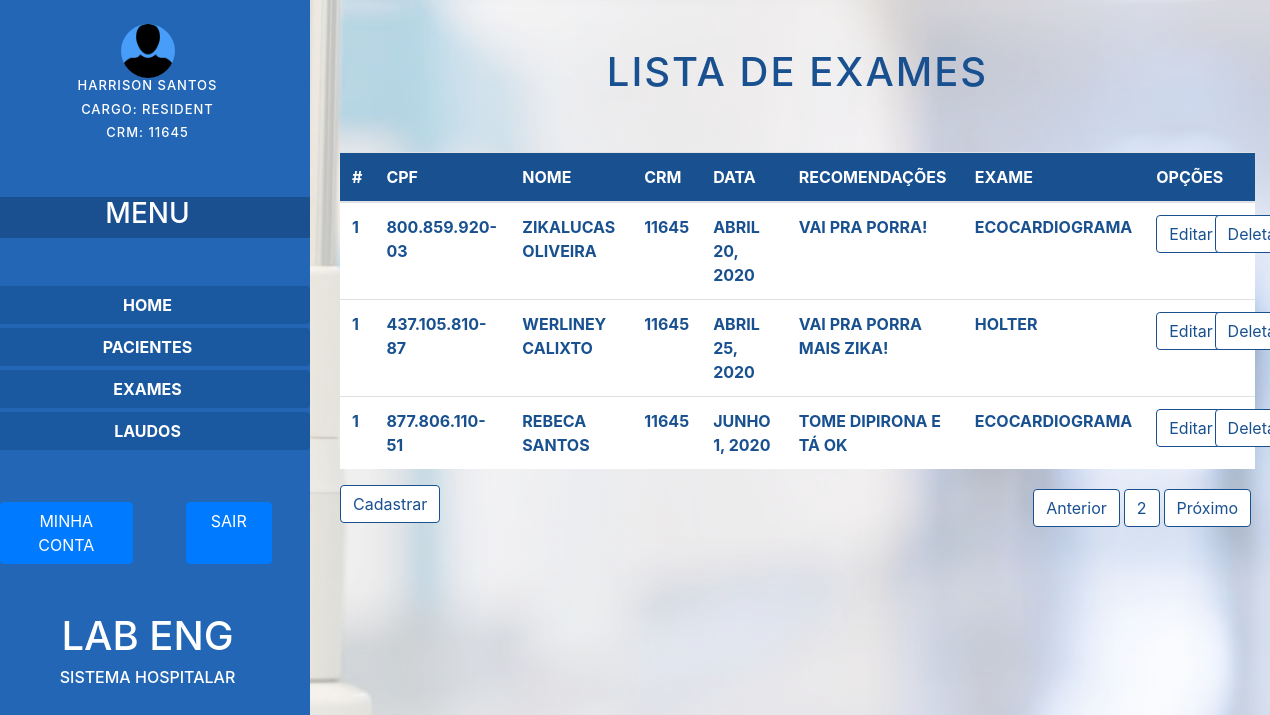
Screenshot of /listar/exames (signed in) with the database file from the repository.
### accounts/models.py (models this page shows)
class Medico(AbstractBaseUser, PermissionsMixin):
    OCCUPATION_CHOICES = [
        ('Resident', 'Resident'),
        ('Teacher', 'Teacher')
    ]
    crm = models.CharField(unique=True, max_length=15, null=True)
    email = models.EmailField(unique=True, max_length=60)
    first_name = models.CharField(max_length=100)
    last_name = models.CharField(max_length=100)
    date_joined = models.DateTimeField('date joined', default=timezone.now)
    occupation = models.CharField(max_length=10, choices=OCCUPATION_CHOICES, blank=False, null=True)
    is_staff = models.BooleanField('staff_status', default=False)#Pode se logar como admin
    is_active = models.BooleanField('user_active', default=True)
    is_trusty = models.BooleanField('trusty', default=False)#Diz se o usuário confirmou a conta
    USERNAME_FIELD  = 'email'
    REQUIRED_FIELDS = ['first_name', 'last_name']
    objects = MedicoManager()
    class Meta:
        ''
    def __str__(self):
        return self.first_name + " " +self.last_name

### exams/models.py (models this page shows)
class Exam(models.Model):
    EXAM_TYPE_CHOICES = [
        ('Ecocardiograma', 'Ecorcardiograma'),
        ('Electrocardiograma', 'Electrocardiograma'),
        ('Mapa', 'Mapa'),
        ('Holter', 'Holter')
    ]
    doctor = models.ForeignKey(get_user_model(), blank=False, null=False, on_delete=models.CASCADE)
    patient = models.ForeignKey('Patient', blank=False, null=False,on_delete=models.CASCADE)
    appointment_date = models.DateField(null=False)
    recommendations = models.CharField(max_length=300)
    exam_type = models.CharField(max_length=20, choices=EXAM_TYPE_CHOICES, blank=False, null=False)

class Patient(models.Model):
    SEX_CHOICES = [
        ('F', 'Feminino'),
        ('M', 'Masculino')
    ]
    ETHINICITY_CHOICES = [
        ('Preto', 'Preto'),
        ('Branco', 'Branco'),
        ('Pardo', 'Pardo'),
        ('Indio', 'Indio'),
        ('Amarelo', 'Amarelo')
    ]
    cpf = models.CharField(max_length=14, null=True)
    first_name = models.CharField(max_length=30, blank=False, null=False)
    last_name = models.CharField(max_length=30, blank=False, null=False)
    sex = models.CharField(max_length=1, choices=SEX_CHOICES, blank=False, null=False)
    birth_date = models.DateField(null=True)
    ethinicity = models.CharField(max_length=10, choices=ETHINICITY_CHOICES, blank=False, null=False)
    def __str__(self):
        return self.first_name + " " + self.last_name

### exams/views.py (the view)
# urls.py: path('listar/exames', listExams, name='listExams')
def listExams(request):
    exams = Exam.objects.all().filter(doctor=request.user)
    args = {'exams': exams}
    return render(request, 'listar_exames.html', args)

### exams/templates/listar_exames.html (shortened to what this page needs)
{% load static %}
<!doctype html>
<html lang="en">
<head>
    <link rel="stylesheet" href="https://stackpath.bootstrapcdn.com/bootstrap/4.3.1/css/bootstrap.min.css"
>
    <link rel="stylesheet" href="{% static 'css/estiloV2.css' %}">
</head>
<body>
    <div id="body-bg_image">
        <div class="row">
            <div id="coluna-esquerda" class="col-3">
                <div class="row">
                    <div id="avatar-area" class="col-12 d-flex justify-content-center pt-4">
                        <img id="avatar" src="{%static 'img/user-3-128x128.png' %}" alt="">
                    </div>
                </div>
                <div class="row">
                    <div id="area-nome" class="col-12 d-flex justify-content-center info_user">
                        <h4 id="nome">{{ request.user }}</h4>
                    </div>
                </div>
                <div class="row">
                    <div id="area-funcao" class="col-12 d-flex justify-content-center info_user">
                        <h6 id="funcao">Cargo: {{request.user.occupation}}</h6>
                    </div>
                </div>
                <div class="row">
                    <div id="area-crm" class="col-12 d-flex justify-content-center info_user">
                        <h6 id="crm">CRM: {{request.user.crm}}</h6>
                    </div>
                </div>
                <div class="row mt-5 mb-5">
                    <div id="area-titulo-menu" class="col-12 d-flex justify-content-center">
                        <h3>menu</h3>
                    </div>
                </div>
                <div class="row mb-1">
                    <a href="{% url 'home' %}" class="col-12 btn btn_col_esq">home</a>
                </div>
                <div class="row mb-1">
                    <a href="{% url 'listPatients' %}" class="col-12 btn btn_col_esq">pacientes</a>
                </div>
                <div class="row mb-1">
                    <a href="{% url 'listExams' %}" class="col-12 btn btn_col_esq">exames</a>
                </div>
                <div class="row mb-5">
                    <button type="button" class="col-12 btn btn_col_esq">laudos</button>
                </div>
                <div id="area-opc" class="row mt-5">
                    <div class="col-md-6 d-flex justify-content-center mt-1">
                        <button type="button" class="btn btn-primary text-white text-uppercase">minha conta</button>
                    </div>
                    <div class="col-md-6 d-flex justify-content-center mt-1">
                        <a href=" {% url 'exit_user'%}"
                            class="btn btn-primary pl-4 pr-4 text-white text-uppercase">sair</a>
                    </div>
                </div>
                <div class="row mt-5 d-flex justify-content-center text-white text-uppercase">
                    <h1 class="">lab eng</h1>
                </div>
                <div class="row d-flex justify-content-center mb-5 text-white text-uppercase">
                    <h6>sistema hospitalar</h6>
                </div>
            </div>
            <div id="coluna-direita" class="col-9">
                <div class="container">
                    <div class="row">
                        <div class="col-12 d-flex justify-content-center p-5">
                            <h1>Lista de Exames</h1>
                        </div>
                    </div>
                    <div class="row">
                        <div class="col-12">
                            <table class="table">
                                <thead>
                                    <tr>
                                        <th scope="col">#</th>
                                        <th scope="col">CPF</th>
                                        <th scope="col">NOME</th>
                                        <th scope="col">CRM</th>
                                        <th scope="col">DATA</th>
                                        <th scope="col">RECOMENDAÇÕES</th>
                                        <th scope="col">EXAME</th>
                                        <th scope="col">OPÇÕES</th>
                                    </tr>
                                </thead>
                                <tbody>
                                    {% for exam in exams %}
                                    <tr>
                                        <td>1</td>
                                        <td>{{ exam.patient.cpf }}</td>
                                        <td>{{ exam.patient }}</td>
                                        <td>{{ exam.doctor.crm }}</td>
                                        <td>{{ exam.appointment_date }}</td>
                                        <td>{{ exam.recommendations }}</td>
                                        <td>{{ exam.exam_type }}</td>
                                        <td>
                                            <div class="row">
                                                <div class="col-lg-6">
                                                    <button type="button" class="btn ">Editar</button>
                                                </div>
                                                <div class="col-lg-6">
                                                    <div class=""><button type="button" class="btn">Deletar</button>
                                                    </div>
                                                </div>
                                            </div>
                                        </td>
                                    </tr>
                                    {% endfor %}
                                </tbody>
                            </table>
                        </div>
                    </div>
                    <div class="row">
                        <div class="col-6">
                            <a href="{%url 'registerExam'%}"><button type="button" class="btn ">Cadastrar</button></a>
                        </div>
                        <div class="col-6 d-flex justify-content-end">
                            <button type="button" class="btn  m-1">Anterior</button>
                            <button type="button" class="btn  mt-1 mb-1">2</button>
                            <button type="button" class="btn  m-1">Próximo</button>
                        </div>
                    </div>
                </div>
            </div>
        </div>
    </div>
</body>
</html>

### static/css/estiloV2.css (style rules this page uses)
div#body-bg_image { width: 100%; height: 100%; display: block; position: relative; }
div#body-bg_image::after { content: ""; background: url("../img/hospital-background-images-png-6.png"); opacity: 0.4; top: 0; left: 0; bottom: 0; right: 0; position: absolute; z-index: -1; width: 100vw; }
#coluna-esquerda { background: #2266b5; height: 100%; }
#coluna-direita { height: 100%; }
#coluna-direita button { background: white; color: #195190; border: 1px solid #195190; }
#coluna-direita h1 { text-transform: uppercase; color: #195190; letter-spacing: 2px; }
#avatar { border-radius: 80%; width: 54px; height: 54px; background: #479df8; }
.info_user { color: white; font-weight: bold; }
#nome, #funcao, #crm { letter-spacing: 1px; text-transform: uppercase; font-size: small; }
#area-titulo-menu { color: white; background: #1a508f; text-transform: uppercase; }
.btn_col_esq { width: 100%; background: #1a589f; text-transform: uppercase; color: white; font-weight: bold; }
.table th { background: #195190; color: white; text-transform: uppercase; }
.table tr { background: white; color: #195190; font-weight: bold; text-transform: uppercase; }
#area-nome, #area-cpf, #area-nascimento, #area-data, #area-crm, #area-recomendacao { font-weight: bold; }

### rows the page displays
Medico: user "HARRISON SANTOS", user.occupation "RESIDENT", user.crm "11645"
Exam: patient.cpf "800.859.920-03", patient "ZIKALUCAS OLIVEIRA", doctor.crm "11645", appointment_date "ABRIL 20, 2020", recommendations "VAI PRA PORRA!", exam_type "ECOCARDIOGRAMA"
Exam: patient.cpf "437.105.810-87", patient "WERLINEY CALIXTO", doctor.crm "11645", appointment_date "ABRIL 25, 2020", recommendations "VAI PRA PORRA MAIS ZIKA!", exam_type "HOLTER"
Exam: patient.cpf "877.806.110-51", patient "REBECA SANTOS", doctor.crm "11645", appointment_date "JUNHO 1, 2020", recommendations "TOME DIPIRONA E TÁ OK", exam_type "ECOCARDIOGRAMA"
